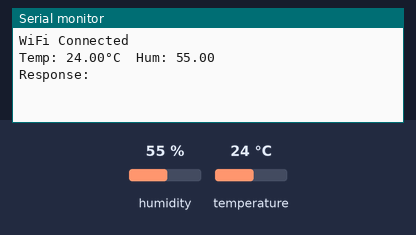
This sketch was run on a simulated ESP32. On the bench: the last lines printed to the serial monitor. The test bench sets the inputs (shaded band); at power-on: humidity 55 %, temperature 24 °C. WiFi joins after 1.5 s; servers stay silent unless stated; uploads are accepted with an empty reply.

Above: at 2.7 s.
2.8 s: humidity set to 22 %
At 11.87 s:
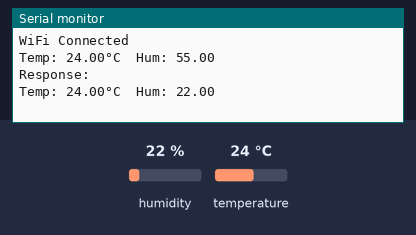
13.0 s: temperature set to 12 °C
At 22.6 s:
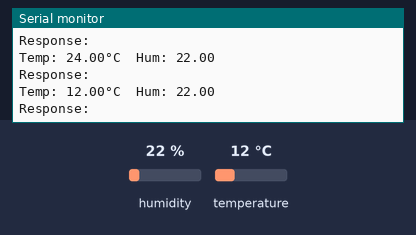
23.2 s: humidity set to 40 %
At 32.9 s:
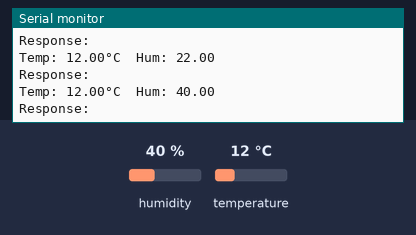
Timing chart, 0 to 34.4 s (numbered marks = the images above; inputs shaded):
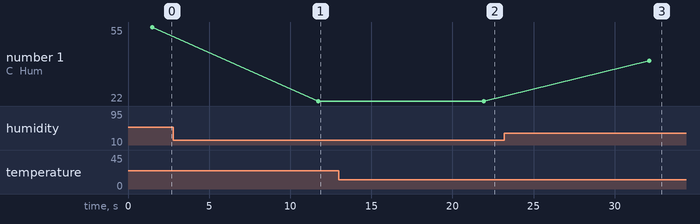

The sketch:

Ex4.ino
```cpp
#include <WiFi.h>
#include <HTTPClient.h>
#include <DHT.h>

#define DHTPIN 4
#define DHTTYPE DHT22
DHT dht(DHTPIN, DHTTYPE);

void setup() {
  Serial.begin(115200);
  dht.begin();

  WiFi.begin("Wokwi-GUEST", "");
  while (WiFi.status() != WL_CONNECTED) delay(100);
  Serial.println("WiFi Connected");
}

void loop() {
  float temp = dht.readTemperature();
  float hum  = dht.readHumidity();
  if (isnan(temp) || isnan(hum)) return;

  Serial.println("Temp: " + String(temp) + "°C  Hum: " + String(hum));

  if (WiFi.status() == WL_CONNECTED) {
    HTTPClient http;
    http.begin("http://httpbin.org/get?temp=" + String(temp) + "&hum=" + String(hum));
    int code = http.GET();

    if (code > 0) Serial.println("Response: " + http.getString());
    http.end();
  }

  delay(10000);
}
```

Measured:
- after the input at 2.8 s, the serial monitor: prints a new line after 8.9 s (image 1)
- after the input at 13.0 s, the serial monitor: prints a new line after 8.9 s (image 2)
- after the input at 23.2 s, the serial monitor: prints a new line after 8.9 s (image 3)
- plotted number 1: 55 → 22 after the input at 2.8 s, 22 → 40 after the input at 23.2 s
